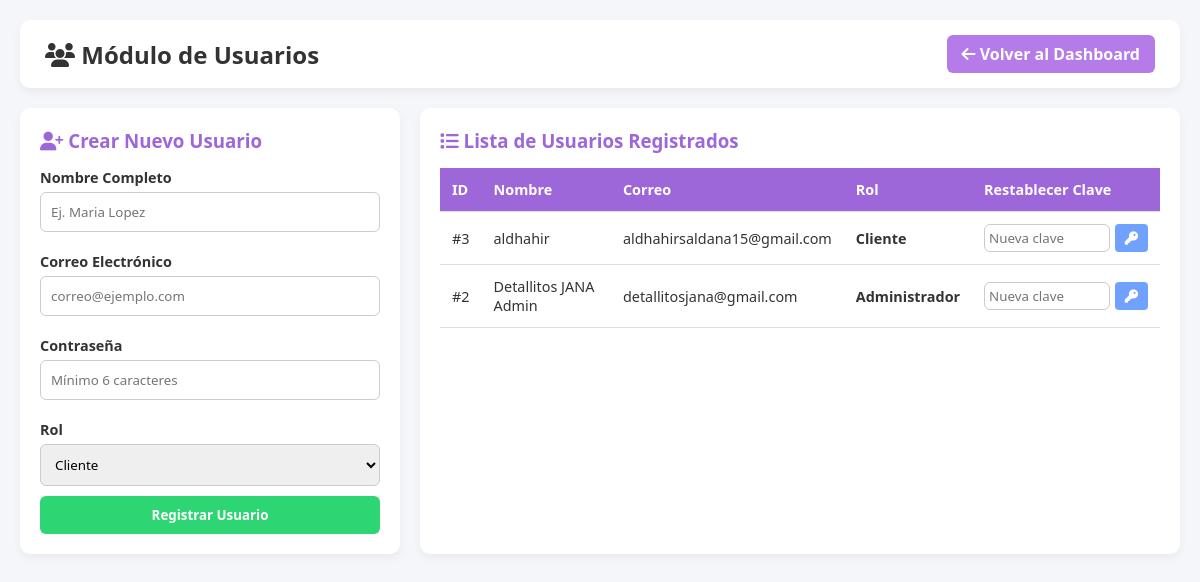
The page /usuarios.php (signed in) on the database its author committed.
### tables this page shows
CREATE TABLE IF NOT EXISTS `usuarios` (
  `id` int(11) NOT NULL AUTO_INCREMENT,
  `nombre` varchar(100) NOT NULL,
  `correo` varchar(120) NOT NULL,
  `password` varchar(255) NOT NULL,
  `rol` enum('Administrador','Cliente') NOT NULL DEFAULT 'Cliente',
  `fecha_registro` timestamp NOT NULL DEFAULT current_timestamp(),
  PRIMARY KEY (`id`),
  UNIQUE KEY `uq_usuarios_correo` (`correo`)
);

### usuarios.php (the view, shortened to what this page needs)
<?php
require_once __DIR__ . '/conexion.php';
$usuarios = $conexion->query("SELECT * FROM usuarios ORDER BY id DESC")->fetchAll();
?>
<!DOCTYPE html>
<html lang="es">
<head>
    <link rel="stylesheet" href="https://cdnjs.cloudflare.com/ajax/libs/font-awesome/6.6.0/css/all.min.css">
</head>
<body>
<div class="header-panel">
    <h2><i class="fa-solid fa-users"></i> Módulo de Usuarios</h2>
    <a href="dashboard.php" class="btn-volver"><i class="fa-solid fa-arrow-left"></i> Volver al Dashboard</a>
</div>
<div class="grid-layout">
    <div class="box">
        <h3><i class="fa-solid fa-user-plus"></i> Crear Nuevo Usuario</h3>
        <form method="POST">
            <label>Nombre Completo</label>
            <input type="text" name="nombre" required placeholder="Ej. Maria Lopez">
            <label>Correo Electrónico</label>
            <input type="email" name="email" required placeholder="correo@ejemplo.com">
            <label>Contraseña</label>
            <input type="password" name="password" required minlength="6" placeholder="Mínimo 6 caracteres">
            <label>Rol</label>
            <select name="rol">
                <option value="Cliente">Cliente</option>
            </select>
            <button type="submit" class="btn-submit">Registrar Usuario</button>
        </form>
    </div>
    <div class="box">
        <h3><i class="fa-solid fa-list"></i> Lista de Usuarios Registrados</h3>
        <table>
            <thead>
                <tr>
                    <th>ID</th>
                    <th>Nombre</th>
                    <th>Correo</th>
                    <th>Rol</th>
                    <th>Restablecer Clave</th>
                </tr>
            </thead>
            <tbody>
                <?php foreach ($usuarios as $u): ?>
                    <tr>
                        <td>#<?php echo (int) $u['id']; ?></td>
                        <td><?php echo htmlspecialchars($u['nombre']); ?></td>
                        <td><?php echo htmlspecialchars($u['correo']); ?></td>
                        <td><strong><?php echo htmlspecialchars($u['rol']); ?></strong></td>
                        <td>
                            <form method="POST" style="display:flex; gap:5px;">
                                <input type="password" name="nueva_password" placeholder="Nueva clave" required minlength="6" style="margin:0; padding:4px;">
                                <button type="submit" class="btn-action" title="Guardar nueva clave"><i class="fa-solid fa-key"></i></button>
                            </form>
                        </td>
                    </tr>
                <?php endforeach; ?>
            </tbody>
        </table>
    </div>
</div>
</body>
</html>

### usuarios.php (style rules this page uses)
* { box-sizing: border-box; font-family: 'Segoe UI', sans-serif; margin: 0; padding: 0; }
body { background: #f4f6f9; padding: 20px; color: #333; }
.header-panel { display: flex; justify-content: space-between; align-items: center; background: white; padding: 15px 25px; border-radius: 10px; box-shadow: 0 4px 10px rgba(0,0,0,0.05); margin-bottom: 20px; }
.btn-volver { background: #b57be8; color: white; padding: 8px 15px; text-decoration: none; border-radius: 6px; font-weight: 600; }
.grid-layout { display: grid; grid-template-columns: 1fr 2fr; gap: 20px; }
.box { background: white; padding: 20px; border-radius: 10px; box-shadow: 0 4px 10px rgba(0,0,0,0.05); }
.box h3 { margin-bottom: 15px; color: #9d67d9; }
form label { display: block; margin: 10px 0 5px; font-weight: 600; font-size: 0.9rem; }
form input, form select { width: 100%; padding: 10px; border: 1px solid #ccc; border-radius: 6px; margin-bottom: 10px; }
.btn-submit { background: #2ed573; color: white; border: none; padding: 10px; width: 100%; border-radius: 6px; font-weight: bold; cursor: pointer; }
table { width: 100%; border-collapse: collapse; margin-top: 10px; }
th, td { padding: 12px; border-bottom: 1px solid #ddd; text-align: left; font-size: 0.9rem; }
th { background: #9d67d9; color: white; }
.btn-action { background: #70a1ff; color: white; border: none; padding: 5px 10px; border-radius: 4px; cursor: pointer; }

### rows shown on the page
usuarios: id "3", nombre "aldhahir", correo "aldhahirsaldana15@gmail.com", rol "Cliente"
usuarios: id "2", nombre "Detallitos JANA Admin", correo "detallitosjana@gmail.com", rol "Administrador"
